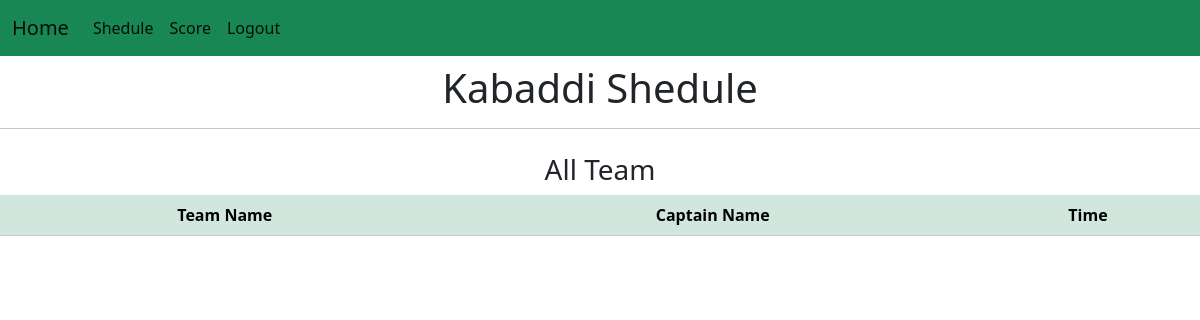
Page /shedule_kabaddi/ on the earlier database version.
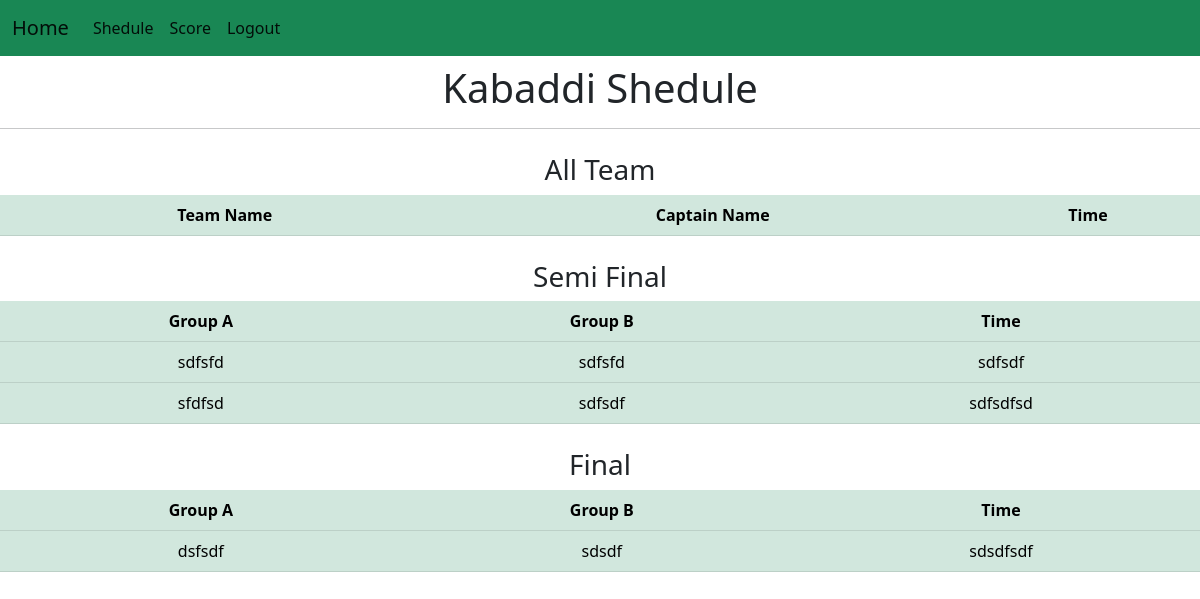
Same page on the later database version.
### app/models.py (models this page shows)
class Semi_Final(models.Model):
    cricket_team1=models.CharField(max_length=200,blank=True)
    cricket_team2=models.CharField(max_length=200,blank=True)
    cricket_time1=models.CharField(max_length=200,blank=True)
    cricket_team3=models.CharField(max_length=200,blank=True)
    cricket_team4=models.CharField(max_length=200,blank=True)
    cricket_time2=models.CharField(max_length=200,blank=True)
    cricket_finalteam1=models.CharField(max_length=200,blank=True)
    cricket_finalteam2=models.CharField(max_length=200,blank=True)
    cricket_finaltime=models.CharField(max_length=200,blank=True)
    football_team1=models.CharField(max_length=200,blank=True)
    football_team2=models.CharField(max_length=200,blank=True)
    football_time1=models.CharField(max_length=200,blank=True)
    football_team3=models.CharField(max_length=200,blank=True)
    football_team4=models.CharField(max_length=200,blank=True)
    football_time2=models.CharField(max_length=200,blank=True)
    football_finalteam1=models.CharField(max_length=200,blank=True)
    football_finalteam2=models.CharField(max_length=200,blank=True)
    football_finaltime=models.CharField(max_length=200,blank=True)
    volleyball_team1=models.CharField(max_length=200,blank=True)
    volleyball_team2=models.CharField(max_length=200,blank=True)
    volleyball_time1=models.CharField(max_length=200,blank=True)
    volleyball_team3=models.CharField(max_length=200,blank=True)
    volleyball_team4=models.CharField(max_length=200,blank=True)
    volleyball_time2=models.CharField(max_length=200,blank=True)
    volleyball_finalteam1=models.CharField(max_length=200,blank=True)
    volleyball_finalteam2=models.CharField(max_length=200,blank=True)
    volleyball_finaltime=models.CharField(max_length=200,blank=True)
    kabaddi_team1=models.CharField(max_length=200,blank=True)
    kabaddi_team2=models.CharField(max_length=200,blank=True)
    kabaddi_time1=models.CharField(max_length=200,blank=True)
    kabaddi_team3=models.CharField(max_length=200,blank=True)
    kabaddi_team4=models.CharField(max_length=200,blank=True)
    kabaddi_time2=models.CharField(max_length=200,blank=True)
    kabaddi_finalteam1=models.CharField(max_length=200,blank=True)
    kabaddi_finalteam2=models.CharField(max_length=200,blank=True)
    kabaddi_finaltime=models.CharField(max_length=200,blank=True)
    chess_team1=models.CharField(max_length=200,blank=True)
    chess_team2=models.CharField(max_length=200,blank=True)
    chess_time1=models.CharField(max_length=200,blank=True)
    chess_team3=models.CharField(max_length=200,blank=True)
    chess_team4=models.CharField(max_length=200,blank=True)
    chess_time2=models.CharField(max_length=200,blank=True)
    chess_finalteam1=models.CharField(max_length=200,blank=True)
    chess_finalteam2=models.CharField(max_length=200,blank=True)
    chess_finaltime=models.CharField(max_length=200,blank=True)
    table_team1=models.CharField(max_length=200,blank=True)
    table_team2=models.CharField(max_length=200,blank=True)
    table_time1=models.CharField(max_length=200,blank=True)
    table_team3=models.CharField(max_length=200,blank=True)
    table_team4=models.CharField(max_length=200,blank=True)
    table_time2=models.CharField(max_length=200,blank=True)
    table_finalteam1=models.CharField(max_length=200,blank=True)
    table_finalteam2=models.CharField(max_length=200,blank=True)
    table_finaltime=models.CharField(max_length=200,blank=True)
    badminton_team1=models.CharField(max_length=200,blank=True)
    badminton_team2=models.CharField(max_length=200,blank=True)
    badminton_time1=models.CharField(max_length=200,blank=True)
    badminton_team3=models.CharField(max_length=200,blank=True)
    badminton_team4=models.CharField(max_length=200,blank=True)
    badminton_time2=models.CharField(max_length=200,blank=True)
    badminton_finalteam1=models.CharField(max_length=200,blank=True)
    badminton_finalteam2=models.CharField(max_length=200,blank=True)
    badminton_finaltime=models.CharField(max_length=200,blank=True)

### app/views.py (the view)
# urls.py: path('shedule_kabaddi/',views.shedule_kabaddi,name="shedule_kabaddi"),
def shedule_kabaddi(request):
     team=Kabaddi.objects.all()
     time=Time_shedule.objects.all()
     final=Semi_Final.objects.all()
     context={'team':team, 'time':time,'final':final}
     return render(request,'app/shedule_kabaddi.html',context)

### app/templates/app/shedule_kabaddi.html (shortened to what this page needs)
{%extends 'navbar2.html'%}
{%block content%}
                    <h1 class="text-center mt-2">Kabaddi Shedule</h1>
                    <hr>
                    <div class="text-center mt-4">
                      <h3>All Team</h3>
                      <table class="table table-success table-hover">
                          <thead>
                            <tr>
                              <th>Team Name</th>
                              <th>Captain Name</th>
                              <th>Time</th>
                            </tr>
                          </thead>
                        </table>
                    </div>
                    {%for f in final%}
                    <div class="text-center mt-4">
                        <h3>Semi Final</h3>
                        <table class="table table-success table-hover">
                            <thead>
                              <tr>
                                <th scope="col">Group A</th>
                                <th scope="col">Group B</th>
                                <th scope="col">Time</th>
                              </tr>
                            </thead>
                            <tbody>
                              <tr>
                                <td>{{f.kabaddi_team1}}</td>
                                <td>{{f.kabaddi_team2}}</td>
                                <td>{{f.kabaddi_time1}}</td>
                              </tr>
                              <tr>
                                <td>{{f.kabaddi_team3}}</td>
                                <td>{{f.kabaddi_team4}}</td>
                                <td>{{f.kabaddi_time2}}</td>
                              </tr>
                            </tbody>
                          </table>
                    </div>
                    <div class="text-center mt-4">
                        <h3>Final</h3>
                        <table class="table table-success table-hover">
                            <thead>
                              <tr>
                                <th scope="col">Group A</th>
                                <th scope="col">Group B</th>
                                <th scope="col">Time</th>
                              </tr>
                            </thead>
                            <tbody>
                              <tr>
                                <td>{{f.kabaddi_finalteam1}}</td>
                                <td>{{f.kabaddi_finalteam2}}</td>
                                <td>{{f.kabaddi_finaltime}}</td>
                              </tr>
                            </tbody>
                          </table>
                    </div>
                    {%endfor%}
{%endblock%}

Differences in the rows shown:
added Semi_Final: kabaddi_team1 "sdfsfd", kabaddi_team2 "sdfsfd", kabaddi_time1 "sdfsdf", kabaddi_team3 "sfdfsd", kabaddi_team4 "sdfsdf", kabaddi_time2 "sdfsdfsd", kabaddi_finalteam1 "dsfsdf", kabaddi_finalteam2 "sdsdf", kabaddi_finaltime "sdsdfsdf"
